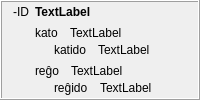
            <widget class="QFrame" name="frame_4">
             <property name="frameShape">
              <enum>QFrame::Box</enum>
             </property>
             <property name="frameShadow">
              <enum>QFrame::Raised</enum>
             </property>
             <layout class="QHBoxLayout" name="horizontalLayout_40">
              <property name="topMargin">
               <number>3</number>
              </property>
              <property name="bottomMargin">
               <number>3</number>
              </property>
              <item>
               <widget class="QLabel" name="label_297">
                <property name="text">
                 <string>-ID</string>
                </property>
                <property name="alignment">
                 <set>Qt::AlignHCenter|Qt::AlignTop</set>
                </property>
                <property name="tipo" stdset="0">
                 <string>afikso</string>
                </property>
               </widget>
              </item>
              <item>
               <layout class="QVBoxLayout" name="verticalLayout_355">
                <item>
                 <widget class="QLabel" name="Lec09_Label666">
                  <property name="sizePolicy">
                   <sizepolicy hsizetype="Preferred" vsizetype="Maximum">
                    <horstretch>0</horstretch>
                    <verstretch>0</verstretch>
                   </sizepolicy>
                  </property>
                  <property name="styleSheet">
                   <string notr="true">font-weight: bold;</string>
                  </property>
                  <property name="text">
                   <string>TextLabel</string>
                  </property>
                  <property name="wordWrap">
                   <bool>true</bool>
                  </property>
                 </widget>
                </item>
                <item>
                 <layout class="QVBoxLayout" name="verticalLayout_36">
                  <item>
                   <layout class="QVBoxLayout" name="verticalLayout_356">
                    <property name="spacing">
                     <number>3</number>
                    </property>
                    <item>
                     <layout class="QHBoxLayout" name="horizontalLayout_585">
                      <property name="spacing">
                       <number>12</number>
                      </property>
                      <item>
                       <widget class="neklakebla_nova" name="Lec09_Button638">
                        <property name="text">
                         <string>kato</string>
                        </property>
                       </widget>
                      </item>
                      <item>
                       <widget class="QLabel" name="Lec09_Label667">
                        <property name="sizePolicy">
                         <sizepolicy hsizetype="Expanding" vsizetype="Preferred">
                          <horstretch>0</horstretch>
                          <verstretch>0</verstretch>
                         </sizepolicy>
                        </property>
                        <property name="text">
                         <string>TextLabel</string>
                        </property>
                        <property name="wordWrap">
                         <bool>true</bool>
                        </property>
                       </widget>
                      </item>
                     </layout>
                    </item>
                    <item>
                     <layout class="QHBoxLayout" name="horizontalLayout_586">
                      <property name="spacing">
                       <number>12</number>
                      </property>
                      <item>
                       <widget class="label_sago_reversa" name="label_379">
                        <property name="sizePolicy">
                         <sizepolicy hsizetype="Maximum" vsizetype="Preferred">
                          <horstretch>0</horstretch>
                          <verstretch>0</verstretch>
                         </sizepolicy>
                        </property>
                        <property name="text">
                         <string/>
                        </property>
                        <property name="pixmap">
                         <pixmap resource="../resources/ikonoj.qrc">:/ikonoj/sago_revena.png</pixmap>
                        </property>
                       </widget>
                      </item>
                      <item>
                       <widget class="neklakebla_nova" name="Lec09_Button640">
                        <property name="text">
                         <string>katido</string>
                        </property>
                       </widget>
                      </item>
                      <item>
                       <widget class="QLabel" name="Lec09_Label669">
                        <property name="sizePolicy">
                         <sizepolicy hsizetype="Expanding" vsizetype="Preferred">
                          <horstretch>0</horstretch>
                          <verstretch>0</verstretch>
                         </sizepolicy>
                        </property>
                        <property name="text">
                         <string>TextLabel</string>
                        </property>
                        <property name="wordWrap">
                         <bool>true</bool>
                        </property>
                       </widget>
                      </item>
                     </layout>
                    </item>
                   </layout>
                  </item>
                 </layout>
                </item>
                <item>
                 <layout class="QVBoxLayout" name="verticalLayout_357">
                  <property name="spacing">
                   <number>3</number>
                  </property>
                  <item>
                   <layout class="QHBoxLayout" name="horizontalLayout_587">
                    <property name="spacing">
                     <number>12</number>
                    </property>
                    <item>
                     <widget class="neklakebla_nova" name="Lec09_Button36">
                      <property name="text">
                       <string>reĝo</string>
                      </property>
                     </widget>
                    </item>
                    <item>
                     <widget class="QLabel" name="Lec09_Label371">
                      <property name="sizePolicy">
                       <sizepolicy hsizetype="Expanding" vsizetype="Preferred">
                        <horstretch>0</horstretch>
                        <verstretch>0</verstretch>
                       </sizepolicy>
                      </property>
                      <property name="text">
                       <string>TextLabel</string>
                      </property>
                      <property name="wordWrap">
                       <bool>true</bool>
                      </property>
                     </widget>
                    </item>
                   </layout>
                  </item>
                  <item>
                   <layout class="QHBoxLayout" name="horizontalLayout_588">
                    <property name="spacing">
                     <number>12</number>
                    </property>
                    <item>
                     <widget class="label_sago_reversa" name="label_380">
                      <property name="sizePolicy">
                       <sizepolicy hsizetype="Maximum" vsizetype="Preferred">
                        <horstretch>0</horstretch>
                        <verstretch>0</verstretch>
                       </sizepolicy>
                      </property>
                      <property name="text">
                       <string/>
                      </property>
                      <property name="pixmap">
                       <pixmap resource="../resources/ikonoj.qrc">:/ikonoj/sago_revena.png</pixmap>
                      </property>
                     </widget>
                    </item>
                    <item>
                     <widget class="neklakebla_nova" name="Lec09_Button37">
                      <property name="text">
                       <string>reĝido</string>
                      </property>
                     </widget>
                    </item>
                    <item>
                     <widget class="QLabel" name="Lec09_Label381">
                      <property name="sizePolicy">
                       <sizepolicy hsizetype="Expanding" vsizetype="Preferred">
                        <horstretch>0</horstretch>
                        <verstretch>0</verstretch>
                       </sizepolicy>
                      </property>
                      <property name="text">
                       <string>TextLabel</string>
                      </property>
                      <property name="wordWrap">
                       <bool>true</bool>
                      </property>
                     </widget>
                    </item>
                   </layout>
                  </item>
                 </layout>
                </item>
               </layout>
              </item>
             </layout>
            </widget>
